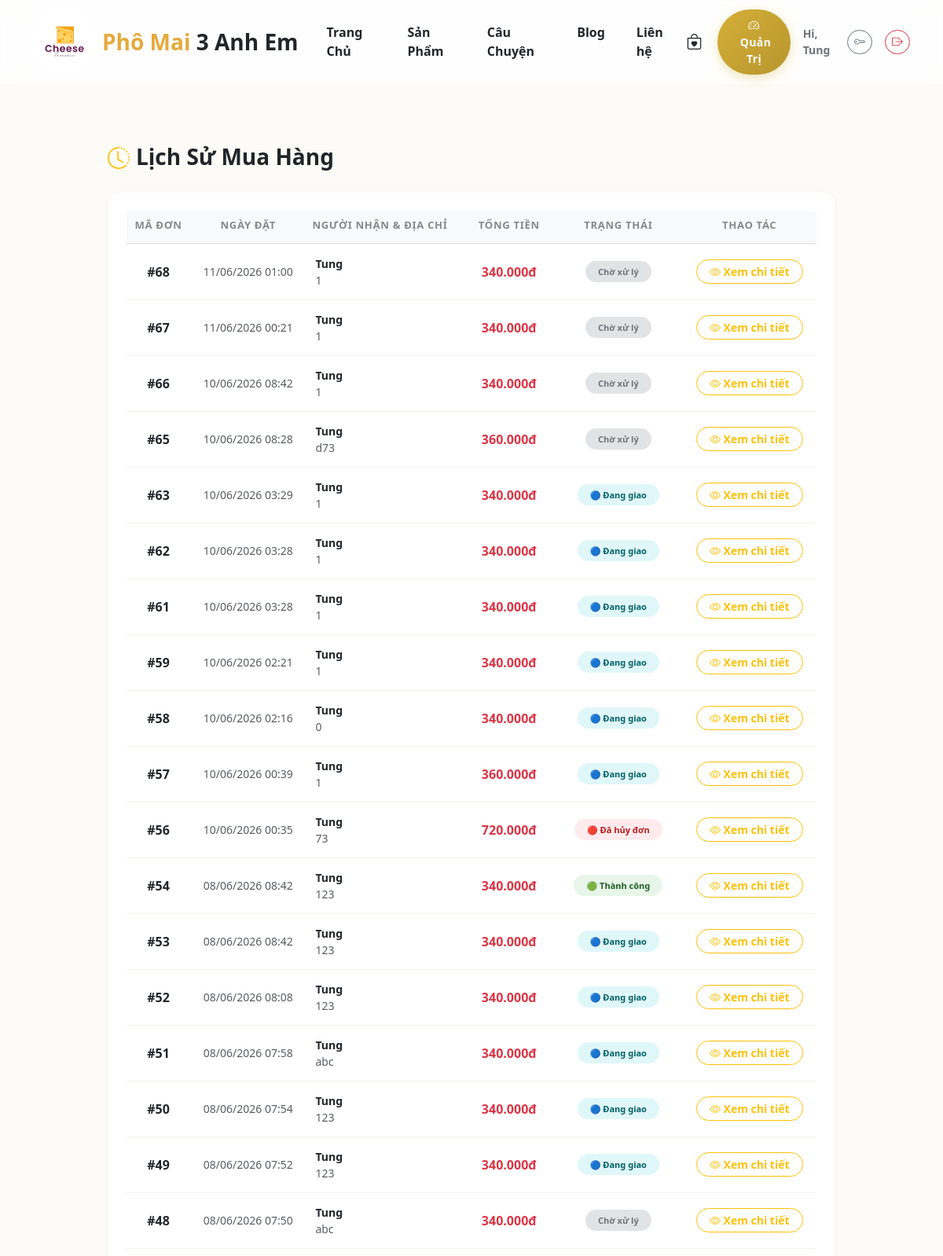
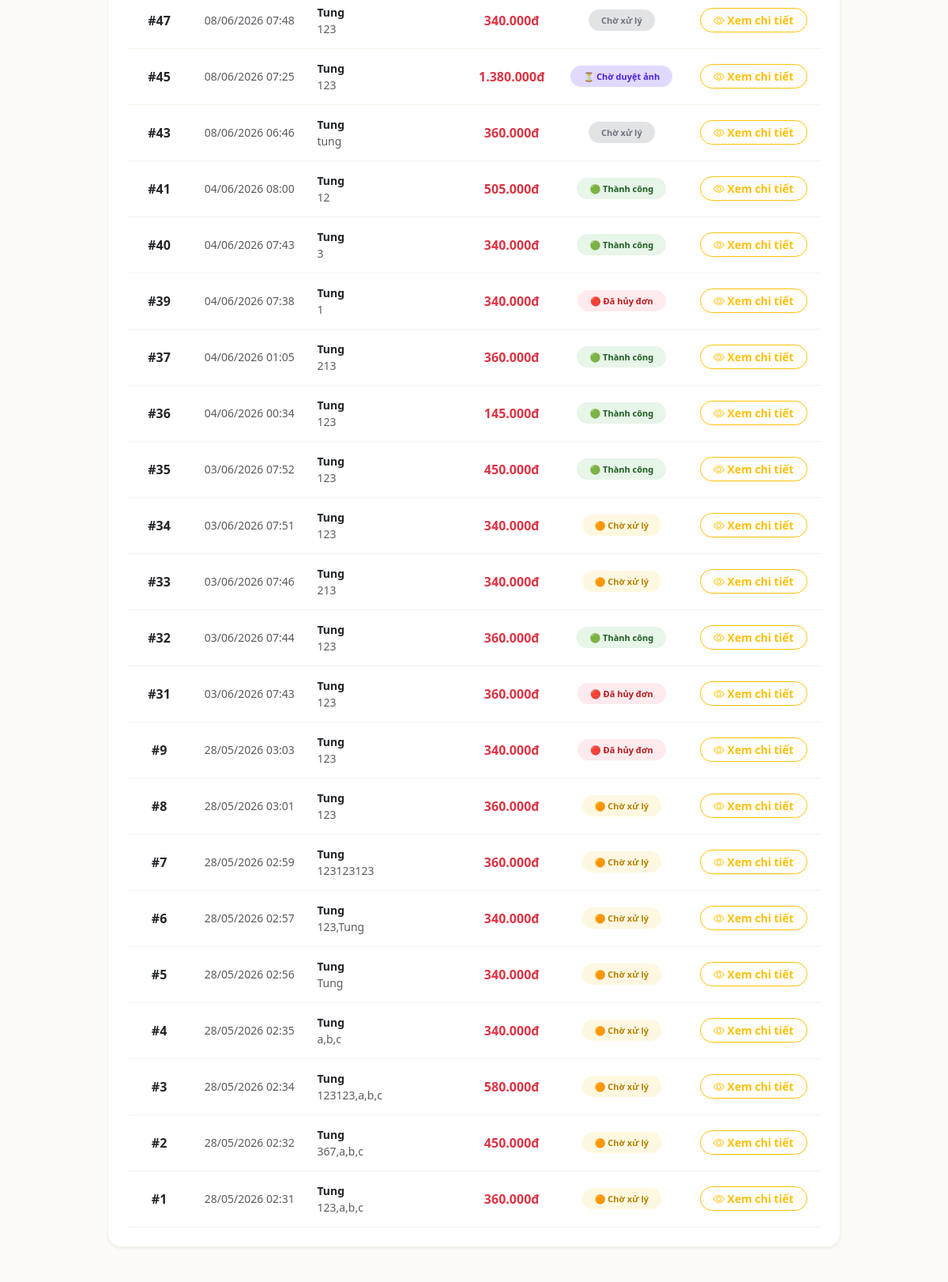
Page /order-history.php (signed in, upper part) on the committed database (2 pictures, top to bottom).
### tables this page shows
CREATE TABLE `orders` (
  `id` int(11) NOT NULL,
  `user_id` int(11) DEFAULT NULL,
  `receiver_name` varchar(255) DEFAULT NULL,
  `receiver_phone` varchar(20) DEFAULT NULL,
  `receiver_address` text DEFAULT NULL,
  `full_name` varchar(255) NOT NULL,
  `email` varchar(255) NOT NULL,
  `phone` varchar(20) NOT NULL,
  `address` text NOT NULL,
  `note` text DEFAULT NULL,
  `total_money` int(11) NOT NULL,
  `payment_method` varchar(20) NOT NULL DEFAULT 'qr',
  `status` varchar(50) NOT NULL DEFAULT 'pending',
  `payment_proof` varchar(255) DEFAULT NULL,
  `created_at` timestamp NOT NULL DEFAULT current_timestamp()
);

### order-history.php (the view, shortened to what this page needs)
<?php
include_once 'config/db.php';
include_once 'includes/header.php';
$user_id = isset($_SESSION['user_id']) ? (int)$_SESSION['user_id'] : 0;
$orders = [];
$search_phone = isset($_GET['search_phone']) ? trim($_GET['search_phone']) : '';
if ($user_id > 0) {
    $stmt = $pdo->prepare("SELECT * FROM orders WHERE user_id = ? ORDER BY id DESC");
    $stmt->execute([$user_id]);
    $orders = $stmt->fetchAll();
} elseif (!empty($search_phone)) {
    $stmt = $pdo->prepare("SELECT * FROM orders WHERE phone = ? OR receiver_phone = ? ORDER BY id DESC");
    $stmt->execute([$search_phone, $search_phone]);
    $orders = $stmt->fetchAll();
}
?>
<div class="container my-5 pt-4">
    <div class="row justify-content-center">
        <div class="col-12 col-lg-10">
            <div class="d-flex align-items-center gap-2 mb-4">
                <i class="bi bi-clock-history fs-3 text-warning"></i>
                <h3 class="fw-bold text-dark m-0">Lịch Sử Mua Hàng</h3>
            </div>
            <div class="card border-0 shadow-sm rounded-4 p-4 bg-white">
                <?php if (empty($orders)): ?>
                    <div class="text-center py-5 text-muted">
                        <i class="bi bi-bag-x display-4 d-block mb-3 text-secondary"></i>
                        <?php if ($user_id == 0 && empty($search_phone)): ?>
                            <p class="m-0">Vui lòng nhập số điện thoại bên trên để tìm kiếm lịch sử đơn hàng của bạn.</p>
                        <?php else: ?>
                            <p class="m-0">Không tìm thấy đơn hàng nào thuộc về bạn hoặc đơn hàng đã bị xóa khỏi hệ thống quản lý.</p>
                        <?php endif; ?>
                        <a href="index.php" class="btn btn-outline-warning btn-sm rounded-pill px-4 mt-3 fw-bold">Tiếp tục mua sắm</a>
                    </div>
                <?php else: ?>
                    <div class="table-responsive">
                        <table class="table table-hover align-middle m-0">
                            <thead class="table-light text-secondary small text-center">
                                <tr>
                                    <th>Mã đơn</th>
                                    <th>Ngày đặt</th>
                                    <th class="text-start">Người nhận & Địa chỉ</th>
                                    <th>Tổng tiền</th>
                                    <th>Trạng thái</th>
                                    <th>Thao tác</th>
                                </tr>
                            </thead>
                            <tbody>
                                <?php foreach ($orders as $row):
                                    $status_badge = 'bg-secondary-subtle text-secondary';
                                    $status_text = 'Chờ xử lý';
                                    if ($row['status'] == 'pending_proof') {
                                        $status_badge = 'bg-proof-subtle text-proof-dark';
                                        $status_text = '⏳ Chờ duyệt ảnh';
                                    } elseif ($row['status'] == 'pending') {
                                        $status_badge = 'bg-warning-subtle text-warning-dark';
                                        $status_text = '🟠 Chờ xử lý';
                                    } elseif ($row['status'] == 'shipping') {
                                        $status_badge = 'bg-info-subtle text-info-dark';
                                        $status_text = '🔵 Đang giao';
                                    } elseif ($row['status'] == 'completed') {
                                        $status_badge = 'bg-success-subtle text-success-dark';
                                        $status_text = '🟢 Thành công';
                                    } elseif ($row['status'] == 'cancelled') {
                                        $status_badge = 'bg-danger-subtle text-danger-dark';
                                        $status_text = '🔴 Đã hủy đơn';
                                    }
                                ?>
                                <tr class="text-center">
                                    <td class="fw-bold text-dark">#<?= $row['id'] ?></td>
                                    <td class="small text-muted"><?= date('d/m/Y H:i', strtotime($row['created_at'])) ?></td>
                                    <td class="text-start small">
                                        <div class="fw-bold text-dark"><?= htmlspecialchars($row['receiver_name'] ?: $row['full_name']) ?></div>
                                        <div class="text-muted text-truncate" style="max-width: 250px;"><?= htmlspecialchars($row['receiver_address'] ?: $row['address']) ?></div>
                                    </td>
                                    <td class="fw-bold text-danger"><?= number_format($row['total_money'], 0, ',', '.') ?>đ</td>
                                    <td>
                                        <span class="badge rounded-pill px-3 py-2 fw-bold <?= $status_badge ?>" style="font-size: 11px;">
                                            <?= $status_text ?>
                                        </span>
                                    </td>
                                    <td>
                                        <a href="order-detail.php?id=<?= $row['id'] ?>" class="btn btn-sm btn-outline-warning rounded-pill px-3 fw-bold small">
                                            <i class="bi bi-eye"></i> Xem chi tiết
                                        </a>
                                    </td>
                                </tr>
                                <?php endforeach; ?>
                            </tbody>
                        </table>
                    </div>
                <?php endif; ?>
            </div>
        </div>
    </div>
</div>
<?php include_once 'includes/footer.php'; ?>

### assets/css/style.css (style rules this page uses)
:root { --primary-gold: #E5A93B; --bg-cream: #FDFBF7; --text-charcoal: #2C2C2C; --glass-bg: rgba(255, 255, 255, 0.8); --glass-border: rgba(255, 255, 255, 0.4); --glass-blur: blur(12px); }
body { background-color: var(--bg-cream); color: var(--text-charcoal); font-family: 'Segoe UI', Tahoma, Geneva, Verdana, sans-serif; overflow-x: hidden; }
.table thead th { font-size: 0.82rem; text-transform: uppercase; letter-spacing: 0.05em; color: #888; border-bottom: 2px solid #f0ece4; padding-bottom: 12px; }
.table tbody tr { transition: background 0.15s ease; }
.table tbody td { padding: 14px 12px; border-color: #f5f2ec; vertical-align: middle; }

### order-history.php (style rules this page uses)
.bg-proof-subtle { background-color: #e2d9ff !important; }
.text-proof-dark { color: #4b23db !important; }
.bg-warning-subtle { background-color: #fff8e1 !important; }
.text-warning-dark { color: #b78103 !important; }
.bg-info-subtle { background-color: #e0f7fa !important; }
.text-info-dark { color: #006064 !important; }
.bg-success-subtle { background-color: #e8f5e9 !important; }
.text-success-dark { color: #1b5e20 !important; }
.bg-danger-subtle { background-color: #ffebee !important; }
.text-danger-dark { color: #b71c1c !important; }

### rows in the picture
orders: id "68", created_at "11/06/2026 01:00", receiver_name "Tung", receiver_address "1", total_money "340.000", status_text "Chờ xử lý"
orders: id "67", created_at "11/06/2026 00:21", receiver_name "Tung", receiver_address "1", total_money "340.000", status_text "Chờ xử lý"
orders: id "66", created_at "10/06/2026 08:42", receiver_name "Tung", receiver_address "1", total_money "340.000", status_text "Chờ xử lý"
orders: id "65", created_at "10/06/2026 08:28", receiver_name "Tung", receiver_address "d73", total_money "360.000", status_text "Chờ xử lý"
orders: id "63", created_at "10/06/2026 03:29", receiver_name "Tung", receiver_address "1", total_money "340.000", status "🔵 Đang giao"
orders: id "62", created_at "10/06/2026 03:28", receiver_name "Tung", receiver_address "1", total_money "340.000", status "🔵 Đang giao"
orders: id "61", created_at "10/06/2026 03:28", receiver_name "Tung", receiver_address "1", total_money "340.000", status "🔵 Đang giao"
orders: id "59", created_at "10/06/2026 02:21", receiver_name "Tung", receiver_address "1", total_money "340.000", status "🔵 Đang giao"
orders: id "58", created_at "10/06/2026 02:16", receiver_name "Tung", receiver_address "0", total_money "340.000", status "🔵 Đang giao"
orders: id "57", created_at "10/06/2026 00:39", receiver_name "Tung", receiver_address "1", total_money "360.000", status "🔵 Đang giao"
orders: id "56", created_at "10/06/2026 00:35", receiver_name "Tung", receiver_address "73", total_money "720.000", status "🔴 Đã hủy đơn"
orders: id "54", created_at "08/06/2026 08:42", receiver_name "Tung", receiver_address "123", total_money "340.000", status "🟢 Thành công"
orders: id "53", created_at "08/06/2026 08:42", receiver_name "Tung", receiver_address "123", total_money "340.000", status "🔵 Đang giao"
orders: id "52", created_at "08/06/2026 08:08", receiver_name "Tung", receiver_address "123", total_money "340.000", status "🔵 Đang giao"
orders: id "51", created_at "08/06/2026 07:58", receiver_name "Tung", receiver_address "abc", total_money "340.000", status "🔵 Đang giao"
orders: id "50", created_at "08/06/2026 07:54", receiver_name "Tung", receiver_address "123", total_money "340.000", status "🔵 Đang giao"
orders: id "49", created_at "08/06/2026 07:52", receiver_name "Tung", receiver_address "123", total_money "340.000", status "🔵 Đang giao"
orders: id "48", created_at "08/06/2026 07:50", receiver_name "Tung", receiver_address "abc", total_money "340.000", status_text "Chờ xử lý"
orders: id "47", created_at "08/06/2026 07:48", receiver_name "Tung", receiver_address "123", total_money "340.000", status_text "Chờ xử lý"
orders: id "45", created_at "08/06/2026 07:25", receiver_name "Tung", receiver_address "123", total_money "1.380.000", status "⏳ Chờ duyệt ảnh"
orders: id "43", created_at "08/06/2026 06:46", receiver_name "Tung", receiver_address "tung", total_money "360.000", status_text "Chờ xử lý"
orders: id "41", created_at "04/06/2026 08:00", receiver_name "Tung", receiver_address "12", total_money "505.000", status "🟢 Thành công"
orders: id "40", created_at "04/06/2026 07:43", receiver_name "Tung", receiver_address "3", total_money "340.000", status "🟢 Thành công"
orders: id "39", created_at "04/06/2026 07:38", receiver_name "Tung", receiver_address "1", total_money "340.000", status "🔴 Đã hủy đơn"
orders: id "37", created_at "04/06/2026 01:05", receiver_name "Tung", receiver_address "213", total_money "360.000", status "🟢 Thành công"
orders: id "36", created_at "04/06/2026 00:34", receiver_name "Tung", receiver_address "123", total_money "145.000", status "🟢 Thành công"
orders: id "35", created_at "03/06/2026 07:52", receiver_name "Tung", receiver_address "123", total_money "450.000", status "🟢 Thành công"
orders: id "34", created_at "03/06/2026 07:51", receiver_name "Tung", receiver_address "123", total_money "340.000", status "🟠 Chờ xử lý"
orders: id "33", created_at "03/06/2026 07:46", receiver_name "Tung", receiver_address "213", total_money "340.000", status "🟠 Chờ xử lý"
orders: id "32", created_at "03/06/2026 07:44", receiver_name "Tung", receiver_address "123", total_money "360.000", status "🟢 Thành công"
orders: id "31", created_at "03/06/2026 07:43", receiver_name "Tung", receiver_address "123", total_money "360.000", status "🔴 Đã hủy đơn"
orders: id "9", created_at "28/05/2026 03:03", full_name "Tung", address "123", total_money "340.000", status "🔴 Đã hủy đơn"
orders: id "8", created_at "28/05/2026 03:01", full_name "Tung", address "123", total_money "360.000", status "🟠 Chờ xử lý"
orders: id "7", created_at "28/05/2026 02:59", full_name "Tung", address "123123123", total_money "360.000", status "🟠 Chờ xử lý"
orders: id "6", created_at "28/05/2026 02:57", full_name "Tung", address "123,Tung", total_money "340.000", status "🟠 Chờ xử lý"
orders: id "5", created_at "28/05/2026 02:56", full_name "Tung", address "Tung", total_money "340.000", status "🟠 Chờ xử lý"
orders: id "4", created_at "28/05/2026 02:35", full_name "Tung", address "a,b,c", total_money "340.000", status "🟠 Chờ xử lý"
orders: id "3", created_at "28/05/2026 02:34", full_name "Tung", address "123123,a,b,c", total_money "580.000", status "🟠 Chờ xử lý"
orders: id "2", created_at "28/05/2026 02:32", full_name "Tung", address "367,a,b,c", total_money "450.000", status "🟠 Chờ xử lý"
orders: id "1", created_at "28/05/2026 02:31", full_name "Tung", address "123,a,b,c", total_money "360.000", status "🟠 Chờ xử lý"

### other values in the picture
$_SESSION['user_name'] "Tung"
